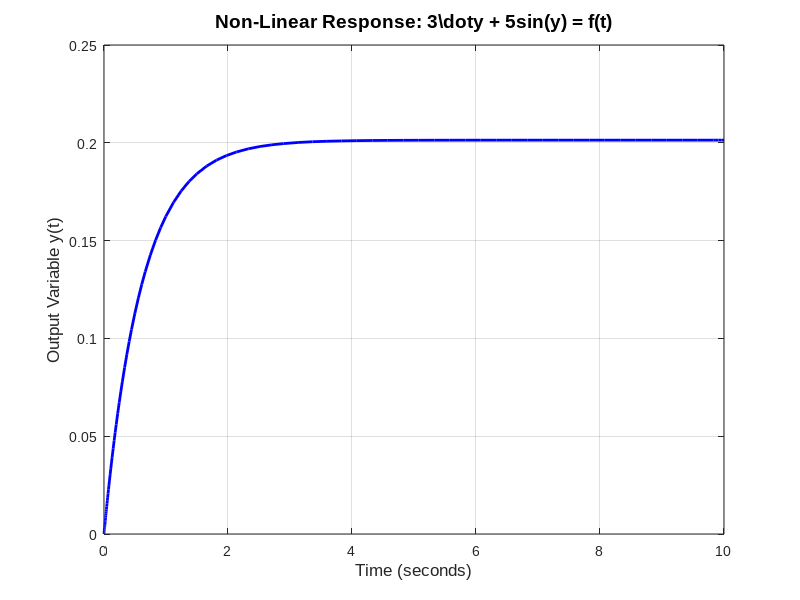

This figure's MATLAB source:
% =========================================================================================
% FILE NAME: Q3_NonLinearSimulation.m
% AUTHOR: [Amey Thakur](https://github.com/Amey-Thakur)
% COURSE REPO: https://github.com/Amey-Thakur/COMPUTATIONAL-METHODS-AND-MODELING-FOR-ENGINEERING-APPLICATIONS
% RELEASE DATE: September 08, 2023
% LICENSE: Creative Commons Attribution 4.0 International (CC BY 4.0)
%
% DESCRIPTION:
% This script implements a first-order non-linear differential equation model 
% derived from a Simulink simulation diagram. It solves for y(t) given a constant 
% forcing function f(t) = 1.
%
% PROBLEM STATEMENT (Q3):
% Draw a simulation diagram for the following equation:
% 3dy/dt + 5 sin(y) = f(t)
%
% Reference: MATLAB for Engineering Applications, William J. Palm, Chapter 10, Q3.
%
% TECHNOLOGY STACK:
% - Programming Language: MATLAB (R2023a+)
% =========================================================================================

% --- Environment Initialization ---
clc;
clear;
close all;

% --- Simulation Model Parameters ---
% Rearranging for solver: dy/dt = [f(t) - 5*sin(y)] / 3
f_t = @(t) 1; % Assume constant unit forcing function
dydt = @(t, y) (f_t(t) - 5 * sin(y)) / 3;

% --- Computational Solution Stage (ODE45) ---
t_span = [0, 10];
y0 = 0; % Assume zero initial displacement
[t_out, y_out] = ode45(dydt, t_span, y0);

% --- Visualization Engine (State Trajectory) ---
figure('Color', 'w', 'Name', 'Non-Linear Dynamic Response');
plot(t_out, y_out, 'b-', 'LineWidth', 2);
grid on;
set(gca, 'FontName', 'Arial', 'FontSize', 10);
xlabel('Time (seconds)', 'FontSize', 12);
ylabel('Output Variable y(t)', 'FontSize', 12);
title('Non-Linear Response: 3\dot{y} + 5sin(y) = f(t)', 'FontSize', 14, 'FontWeight', 'bold');

% --- Simulink Architectural Description (Logic Diagram) ---
% 1. Source Block: Constant/Step (f(t))
% 2. Summing Junction: [f(t)] (+) AND [5*sin(y)] (-)
% 3. Gain Block: 1/3 (Coefficient of dy/dt)
% 4. Integrator Block: 1/s (Generates y from dy/dt)
% 5. Feedback Loop: Output y -> Sin function -> Gain (5) -> Summing Junction

% Professional Scholarly Footer
fprintf('\nEngineering Insight: The simulation diagram logic reveals a non-linear feedback loop. The sin(y) term introduces state-dependent damping/restoration, leading to potentially non-linear equilibrium points as y(t) evolves under constant forcing.\n');
